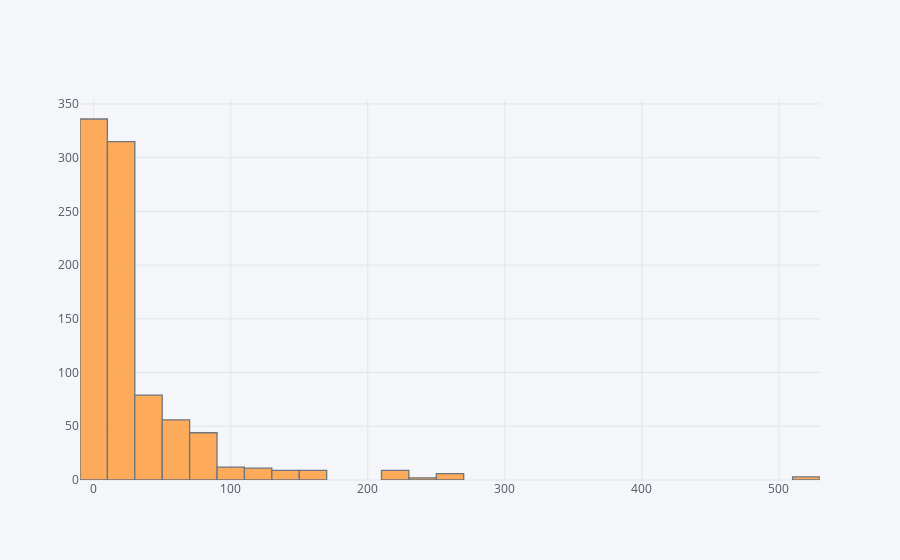

Source (notebook cell):
### Code cell
train["Fare"].iplot(kind="hist", bins=50)

### Figure 1 — Plotly figure (JSON) as saved in the notebook; plotly's stock layout.template omitted (floating-point values rounded to 4 significant figures; data arrays with more than 128 entries replaced by an {"elided": "..."} marker saying what was removed)
{"data": [{"histfunc": "count", "histnorm": "", "marker": {"color": "rgba(255, 153, 51, 1.0)", "line": {"color": "#4D5663", "width": 1.3}}, "name": "Fare", "nbinsx": 50, "opacity": 0.8, "orientation": "v", "type": "histogram", "uid": "78a2352d-60cb-4c2a-a4f3-5d17a0f27b66", "x": {"elided": "891 float values"}}], "layout": {"barmode": "overlay", "legend": {"bgcolor": "#F5F6F9", "font": {"color": "#4D5663"}}, "paper_bgcolor": "#F5F6F9", "plot_bgcolor": "#F5F6F9", "title": {"font": {"color": "#4D5663"}}, "xaxis": {"gridcolor": "#E1E5ED", "showgrid": true, "tickfont": {"color": "#4D5663"}, "title": {"font": {"color": "#4D5663"}, "text": ""}, "zerolinecolor": "#E1E5ED"}, "yaxis": {"gridcolor": "#E1E5ED", "showgrid": true, "tickfont": {"color": "#4D5663"}, "title": {"font": {"color": "#4D5663"}, "text": ""}, "zerolinecolor": "#E1E5ED"}}}
